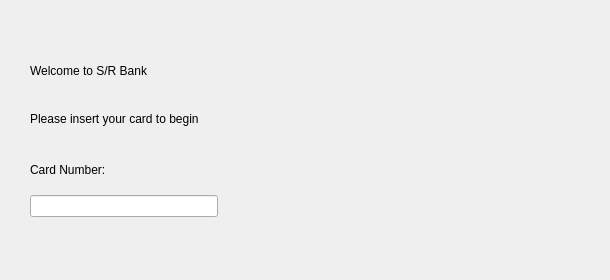
    <widget class="QWidget" name="page01_Welcome">
     <widget class="QWidget" name="layoutWidget">
      <property name="geometry">
       <rect>
        <x>30</x>
        <y>50</y>
        <width>571</width>
        <height>89</height>
       </rect>
      </property>
      <layout class="QGridLayout" name="welcomeTextLayout">
       <item row="0" column="0">
        <widget class="QLabel" name="labelWelcome">
         <property name="text">
          <string>Welcome to S/R Bank</string>
         </property>
         <property name="alignment">
          <set>Qt::AlignmentFlag::AlignLeading|Qt::AlignmentFlag::AlignLeft|Qt::AlignmentFlag::AlignVCenter</set>
         </property>
        </widget>
       </item>
       <item row="1" column="0">
        <widget class="QLabel" name="labelInstruction">
         <property name="text">
          <string>Please insert your card to begin</string>
         </property>
        </widget>
       </item>
      </layout>
     </widget>
     <widget class="QWidget" name="layoutWidget">
      <property name="geometry">
       <rect>
        <x>30</x>
        <y>150</y>
        <width>188</width>
        <height>67</height>
       </rect>
      </property>
      <layout class="QGridLayout" name="CardNumberGrid">
       <item row="0" column="0">
        <widget class="QLabel" name="CardNumberText">
         <property name="text">
          <string>Card Number:</string>
         </property>
         <property name="alignment">
          <set>Qt::AlignmentFlag::AlignLeading|Qt::AlignmentFlag::AlignLeft|Qt::AlignmentFlag::AlignVCenter</set>
         </property>
        </widget>
       </item>
       <item row="1" column="0">
        <widget class="QLineEdit" name="CardNumberDisplay">
         <property name="styleSheet">
          <string notr="true"/>
         </property>
         <property name="maxLength">
          <number>32</number>
         </property>
         <property name="alignment">
          <set>Qt::AlignmentFlag::AlignCenter</set>
         </property>
         <property name="readOnly">
          <bool>false</bool>
         </property>
         <property name="placeholderText">
          <string/>
         </property>
        </widget>
       </item>
      </layout>
     </widget>
     <widget class="QWidget" name="videoContainer" native="true">
      <property name="geometry">
       <rect>
        <x>300</x>
        <y>140</y>
        <width>111</width>
        <height>131</height>
       </rect>
      </property>
     </widget>
    </widget>
